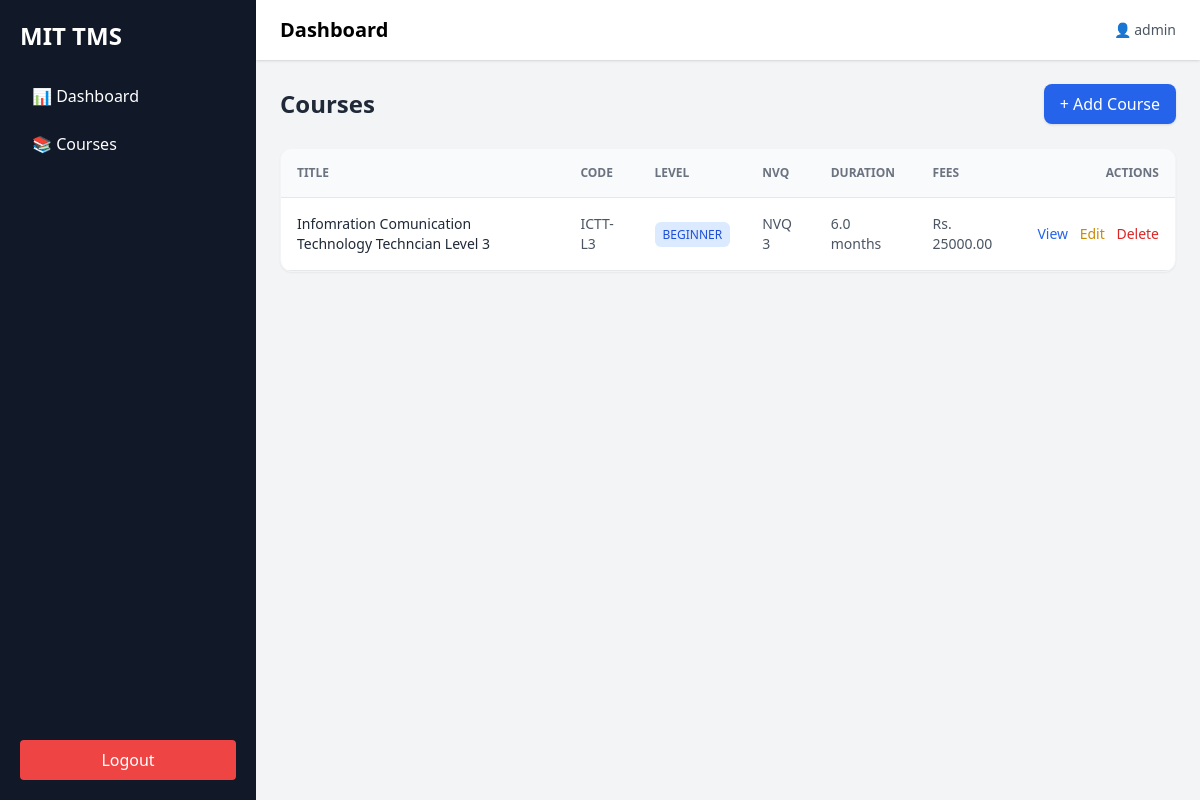
The app's page /app/courses/ (signed in) with its own data.
### apps/courses/models.py (models this page shows, shortened)
class Course(models.Model):
    LEVEL_CHOICES = [
        ('BEGINNER', 'Beginner'),
        ('INTERMEDIATE', 'Intermediate'),
        ('ADVANCED', 'Advanced'),
    ]
    title = models.CharField(max_length=255)
    code = models.CharField(max_length=20, unique=True)
    description = models.TextField()
    duration_months = models.FloatField(default=0)
    theory_hours = models.FloatField(default=0)
    practical_hours = models.FloatField(default=0)
    industry_training_hours = models.FloatField(default=0)
    course_fee = models.DecimalField(
        max_digits=10,
        decimal_places=2,
        null=True,
        blank=True
    )
    level = models.CharField(max_length=20, choices=LEVEL_CHOICES)
    nvq_level = models.IntegerField(null=True, blank=True)
    qualification_code = models.CharField(max_length=50, blank=True)
    prerequisite = models.TextField(blank=True)
    learning_outcomes = models.TextField(blank=True)
    created_at = models.DateTimeField(auto_now_add=True)
    updated_at = models.DateTimeField(auto_now=True)

### apps/courses/views.py (the view)
# urls.py: path('', CourseListView.as_view(), name='course_list'),
class CourseListView(LoginRequiredMixin, ListView):
    model = Course
    template_name = "courses/course_list.html"
    context_object_name = "courses"
    paginate_by = 10
    def get_queryset(self):
        return Course.objects.all().order_by('-created_at')

### templates/courses/course_list.html (shortened to what this page needs)
{% extends 'base.html' %}
{% block content %}
<div class="flex justify-between items-center mb-6">
    <h2 class="text-2xl font-semibold text-gray-800">Courses</h2>
    <a href="{% url 'course_create' %}"
       class="bg-blue-600 text-white px-4 py-2 rounded-lg shadow hover:bg-blue-700 transition">
        + Add Course
    </a>
</div>
<div class="bg-white rounded-xl shadow-sm overflow-hidden border border-gray-100">
    <table class="w-full text-sm text-left">
        <thead class="bg-gray-50 border-b text-gray-500 uppercase text-xs">
            <tr>
                <th class="p-4">Title</th>
                <th class="p-4">Code</th>
                <th class="p-4">Level</th>
                <th class="p-4">NVQ</th>
                <th class="p-4">Duration</th>
                <th class="p-4">Fees</th>
                <th class="p-4 text-right">Actions</th>
            </tr>
        </thead>
        <tbody>
        {% for course in courses %}
            <tr class="border-b hover:bg-gray-50 transition">
                <td class="p-4 font-medium text-gray-800">
                    {{ course.title }}
                </td>
                <td class="p-4 text-gray-600">
                    {{ course.code }}
                </td>
                <td class="p-4">
                    <span class="px-2 py-1 text-xs rounded-md bg-blue-100 text-blue-700">
                        {{ course.level }}
                    </span>
                </td>
                <td class="p-4 text-gray-600">
                    {% if course.nvq_level %}
                        NVQ {{ course.nvq_level }}
                    {% else %}
                        <span class="text-gray-400">—</span>
                    {% endif %}
                </td>
                <td class="p-4 text-gray-600">
                    {{ course.duration_months }} months
                </td>
                <td class="p-4 text-gray-600">
                    Rs. {{ course.course_fee }}
                </td>
                <td class="p-4 text-right space-x-2 whitespace-nowrap">
                    <a href="{% url 'course_detail' course.pk %}"
                       class="text-blue-600 hover:text-blue-800 font-medium">
                        View
                    </a>
                    <a href="{% url 'course_update' course.pk %}"
                       class="text-yellow-600 hover:text-yellow-800 font-medium">
                        Edit
                    </a>
                    <a href="{% url 'course_delete' course.pk %}"
                       class="text-red-600 hover:text-red-800 font-medium">
                        Delete
                    </a>
                </td>
            </tr>
        {% endfor %}
        </tbody>
    </table>
</div>
{% endblock %}

### templates/base.html (shortened to what this page needs)
{% load static %}
<!DOCTYPE html>
<html lang="en">
<head>
    <script src="https://cdn.tailwindcss.com"></script>
</head>
<body class="bg-gray-100">
<div class="flex min-h-screen">
    <aside class="w-64 bg-gray-900 text-white p-5 flex flex-col">
        <h2 class="text-2xl font-bold mb-6">MIT TMS</h2>
        <nav class="space-y-2 flex-1">
            <a href="{% url 'dashboard' %}"
               class="block px-3 py-2 rounded hover:bg-gray-700">
                📊 Dashboard
            </a>
            <a href="{% url 'course_list' %}"
               class="block px-3 py-2 rounded hover:bg-gray-700">
                📚 Courses
            </a>
        </nav>
        <form method="post" action="{% url 'logout' %}">
            <button class="w-full bg-red-500 py-2 rounded hover:bg-red-600">
                Logout
            </button>
        </form>
    </aside>
    <div class="flex-1 flex flex-col">
        <header class="bg-white shadow px-6 py-4 flex justify-between items-center">
            <h1 class="text-xl font-semibold">
                {% block page_title %}Dashboard{% endblock %}
            </h1>
            <div class="text-sm text-gray-600">
                👤 {{ request.user.username }}
            </div>
        </header>
        <main class="p-6">
            {% block content %}
            {% endblock %}
        </main>
    </div>
</div>
</body>
</html>

### records on screen
Course: title "Infomration Comunication Technology Techncian Level 3", code "ICTT-L3", level "BEGINNER", nvq_level "3", duration_months "6.0", course_fee "25000.00"

### other values on screen
{{ request.user.username }} "admin"
